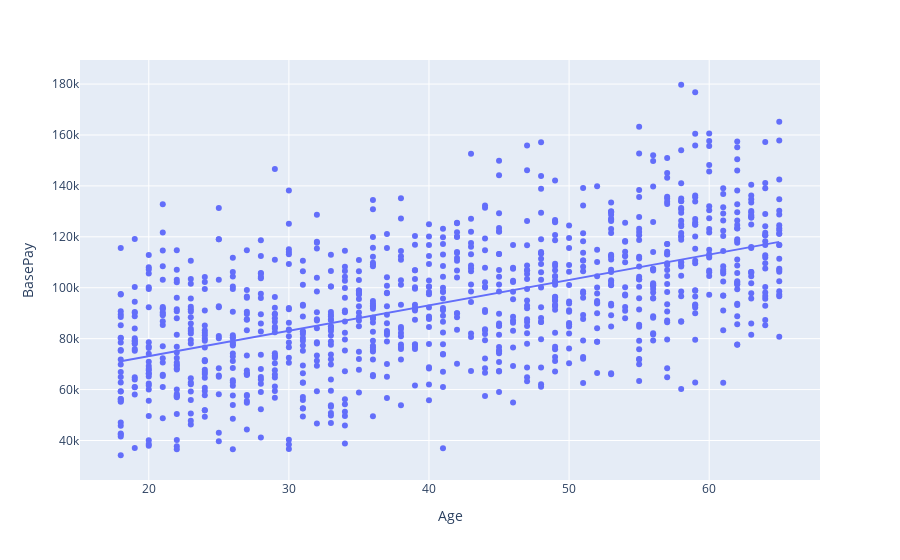

Notebook source saved alongside this figure:
### Code cell
fig = px.scatter(df, x="Age", y="BasePay", trendline="ols")
fig.show()

### Figure 1 — Plotly figure (JSON) as saved in the notebook; plotly's stock layout.template omitted (floating-point values rounded to 4 significant figures; data arrays with more than 128 entries replaced by an {"elided": "..."} marker saying what was removed)
{"data": [{"hovertemplate": "Age=%{x}<br>BasePay=%{y}<extra></extra>", "legendgroup": "", "marker": {"color": "#636efa", "symbol": "circle"}, "mode": "markers", "name": "", "orientation": "v", "showlegend": false, "type": "scatter", "x": {"elided": "1000 int values"}, "xaxis": "x", "y": {"elided": "1000 int values"}, "yaxis": "y"}, {"hovertemplate": "<b>OLS trendline</b><br>BasePay = 997.347 * Age + 53189.5<br>R<sup>2</sup>=0.316610<br><br>Age=%{x}<br>BasePay=%{y} <b>(trend)</b><extra></extra>", "legendgroup": "", "marker": {"color": "#636efa", "symbol": "circle"}, "mode": "lines", "name": "", "showlegend": false, "type": "scatter", "x": {"elided": "1000 int values"}, "xaxis": "x", "y": {"elided": "1000 float values"}, "yaxis": "y"}], "layout": {"legend": {"tracegroupgap": 0}, "margin": {"t": 60}, "xaxis": {"anchor": "y", "domain": [0, 1], "title": {"text": "Age"}}, "yaxis": {"anchor": "x", "domain": [0, 1], "title": {"text": "BasePay"}}}}
